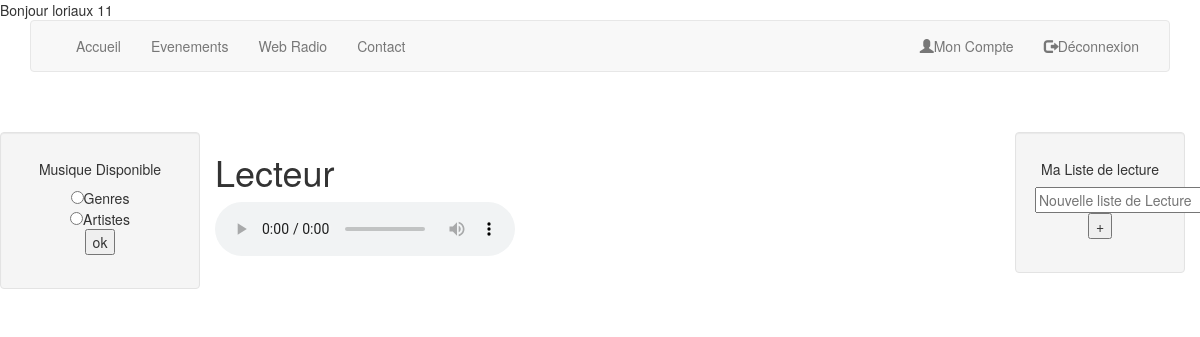
Page /mp3.php (signed in) on the earlier database version.
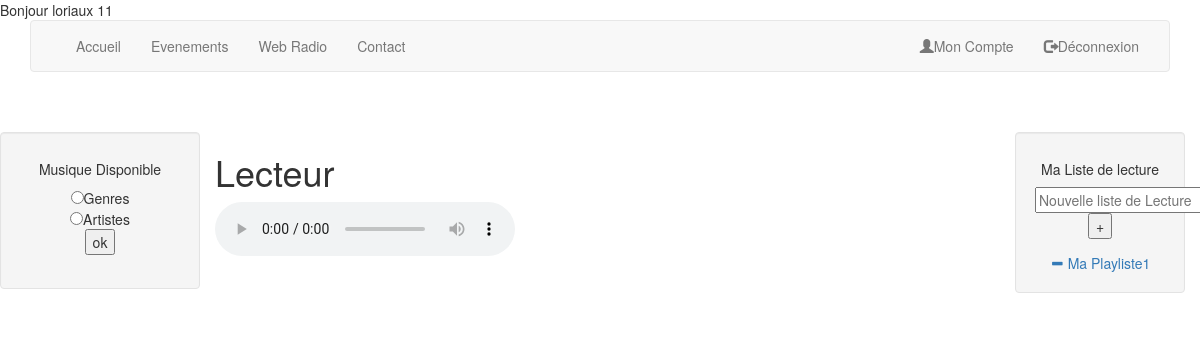
Same page on the later database version.
### tables this page shows
CREATE TABLE IF NOT EXISTS `listelecture` (
  `ll_id` int(11) NOT NULL AUTO_INCREMENT,
  `ll_titre` varchar(50) NOT NULL,
  `ll_uti` int(11) NOT NULL,
  PRIMARY KEY (`ll_id`),
  KEY `fk_ll_uti` (`ll_uti`)
);

### mp3.php (the view, shortened to what this page needs)
<?php
	include_once('fonctions.php');
	$id_utilisateur_conn = sessionOpen();
                    $idConn = openDB();
?>
<!DOCTYPE html>
<html>
  <head>
    <?php linkcss(); ?>
    <link rel ="stylesheet" href="css/styles.css" />
	<link rel="stylesheet" href="https://code.getmdl.io/1.3.0/material.indigo-pink.min.css">
  </head>
  <body>
		<header>
			<div class="container">
				<?php menu_principal(1);
				 ?>
			</div>
		</header>
<?php
if(isset($_SESSION['uti_prenom']) && isset($_SESSION['uti_id']))
{
?>
<div class="container-fluid text-center">
  <div class="row content">
    <div class="col-sm-2 sidenav well">
    	<h5>Musique Disponible</h5>
    	<form method="post" action="mp3.php">
	        <input type="radio" name="selectionmus" value="1"/>Genres</br>
	        <input type="radio" name="selectionmus2" value="2"/>Artistes</br>
	        <input type="submit" value="ok"/>
	    </form>
    </div>
    <div class="col-sm-4 text-left">
      <h1>Lecteur</h1>
		<audio tabindex="0" id="player" controls="controls" preload="auto">
		  <source src="<?php echo$sqlRowMP3chm[0] ?>" type="audio/mp3" />
		  <source src="musique/rock/ACDC/1.mp3" type="audio/mp3" />
		</audio>
    </div>
    <div class="col-sm-4 text-left">
    </div>
    <div class="col-sm-2 sidenav">
      <div class="well">
      	<h5>Ma Liste de lecture</h5>
      		<form method="post" action="mp3.php">
      			<input type="text" name="newplaylist" placeholder="Nouvelle liste de Lecture">
      			<input type="submit" value="+"/>
      		</form>
        <?php
			$sqlQueryAffListeLecture = "SELECT ll_titre,ll_id FROM listelecture WHERE ll_uti = $id_utilisateur_conn ";
			$sqlResultAffListeLecture = mysqli_query($idConn,$sqlQueryAffListeLecture);
			while($sqlRowAffListeLecture = mysqli_fetch_array($sqlResultAffListeLecture)){
				print('<a href="mp3.php?delll='.$sqlRowAffListeLecture['ll_id'].'" class="glyphicon glyphicon-minus"></a> <a href="mp3.php?idll='.$sqlRowAffListeLecture['ll_id'].'">'.$sqlRowAffListeLecture['ll_titre'].' </a> </br>');
			}
}
else{
	echo'<center class="alert alert-danger">connectez vous pour pouvoir profiter de la WEB RADIO</center>';
}
        ?>
      </div>
    </div>
  </div>
</div>
  </body>

### fonctions.php (shortened to what this page needs)
<?php
function sessionOpen()
{
  if (isset($_SESSION['uti_prenom']) && isset($_SESSION['uti_id']) )
    {
     print('Bonjour ' . $_SESSION['uti_prenom'] . ' '.$_SESSION['uti_id'] .'</br>');
     return $_SESSION['uti_id'];
    }
}
function linkcss(){
	$css = '<link rel="stylesheet" href="css/styles.css"/>';
	$bootstrap = '<link href="bootstrap/css/bootstrap.css" rel="stylesheet">';
	print($css.$bootstrap);
}
function menu_principal(){
	$menu_index = '<nav class="navbar navbar-default">
  <div class="container-fluid">
    <div class="navbar-header">
      <button type="button" class="navbar-toggle collapsed" data-toggle="collapse" data-target="#navbar" aria-expanded="false" aria-controls="navbar">
        <span class="sr-only">Toggle navigation</span>
        <span class="icon-bar"></span>
        <span class="icon-bar"></span>
        <span class="icon-bar"></span>
      </button>
    </div>
    <div id="navbar" class="collapse navbar-collapse">
      <ul class="nav navbar-nav">
        <li ><a href="index.php">Accueil</a></li>
      	<li><a href="evenement.php">Evenements</a></li>
      	<li><a href="mp3.php">Web Radio</a></li>
      	<li><a href="contact.php">Contact</a></li>
      </ul>
      <ul class="nav navbar-nav navbar-right ">';
      if(isset($_SESSION['uti_id']) ){
        $menu_index.= '<li><a href="moncompte.php"><span class="glyphicon glyphicon-user"></span>Mon Compte</a></li>
        <li><a href="deconnexion.php?id=0"><span class="glyphicon glyphicon-log-out"></span>Déconnexion</a></li>';
      }
      else{
        $menu_index.='<li><a href="signup.php"><span class="glyphicon glyphicon-user"></span>Inscription</a></li>
      <li><a href="login.php"><span class="dropdown dropdown-toggle  glyphicon glyphicon-log-in"></span>Se Connecter</a></li>';
      }
    $menu_index.='</ul>
    </div>
  </div>
</nav>';
print($menu_index);
}
?>

### css/styles.css (style rules this page uses)
body { height: 100%; min-height: 100%; position:relative; }

Differences in the rows shown:
added listelecture: ll_titre "Ma Playliste1"
